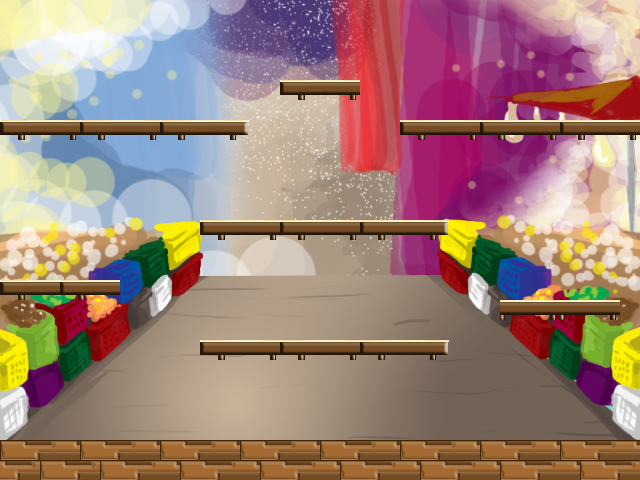

A 2D game scene composited from a Tiled map and its tileset images. What follows is a short description and the map's XML, with each tile layer's data collapsed to a summary:
An orthogonal 32x24 tile map with 20x20 px tiles, 2 tile layers (bg, graphics), 2 tilesets and 31 objects.

<map version="1.0" orientation="orthogonal" renderorder="right-down" width="32" height="24" tilewidth="20" tileheight="20" nextobjectid="47">
 <tileset firstgid="1" name="state3" tilewidth="20" tileheight="20" tilecount="768" columns="32">
  <image source="state3.png" width="640" height="480" />
 </tileset>
 <tileset firstgid="769" name="Tileset" tilewidth="20" tileheight="20" tilecount="572" columns="26">
  <image source="Tileset.png" width="528" height="448" />
 </tileset>
 <layer name="bg" width="32" height="24">
  <data>[768 cells, 768 non-empty, 768 distinct tile ids]</data>
 </layer>
 <layer name="graphics" width="32" height="24">
  <data>[768 cells, 131 non-empty, 9 distinct tile ids]</data>
 </layer>
 <objectgroup name="ground">
  <object id="2" x="-1" y="439" width="639" height="39" />
  <object id="3" x="639" y="-2" width="1" height="443" />
  <object id="4" x="-2" y="0" height="439" />
  <object id="36" x="241.333" y="108" width="2.66667" height="11.3333" />
  <object id="37" x="400.667" y="107.667" width="2.66667" height="11.3333" />
  <object id="38" x="444" y="210.333" width="2.66667" height="11.3333" />
  <object id="39" x="202" y="211.667" width="2.66667" height="11.3333" />
  <object id="40" x="443.333" y="333.667" width="2.66667" height="11.3333" />
  <object id="41" x="201.333" y="330.333" width="2.66667" height="11.3333" />
  <object id="42" x="501.333" y="289" width="2.66667" height="11.3333" />
  <object id="43" x="618.667" y="290.333" width="2.66667" height="11.3333" />
 </objectgroup>
 <objectgroup name="brick">
  <object id="5" x="202" y="341" width="243" height="12" />
  <object id="7" x="201" y="222" width="245" height="11" />
  <object id="8" x="500.667" y="300" width="120" height="17" />
  <object id="9" x="402" y="118" width="236" height="17" />
  <object id="10" x="2" y="119" width="242" height="14" />
  <object id="11" x="281" y="78" width="80" height="15" />
  <object id="45" x="-2" y="278" width="120" height="16" />
 </objectgroup>
 <objectgroup name="candy">
  <object id="13" x="128" y="109" />
  <object id="14" x="312" y="210" />
  <object id="15" x="528" y="107" />
  <object id="16" x="448" y="427" />
  <object id="18" x="329" y="429" />
  <object id="22" x="529" y="427" />
  <object id="34" x="555" y="288" />
 </objectgroup>
 <objectgroup name="item1">
  <object id="30" x="569" y="111" />
  <object id="31" x="50" y="109" />
 </objectgroup>
 <objectgroup name="item2">
  <object id="25" x="311" y="70" />
  <object id="32" x="268" y="329" />
  <object id="33" x="374" y="328" />
  <object id="46" x="49" y="268" />
 </objectgroup>
</map>